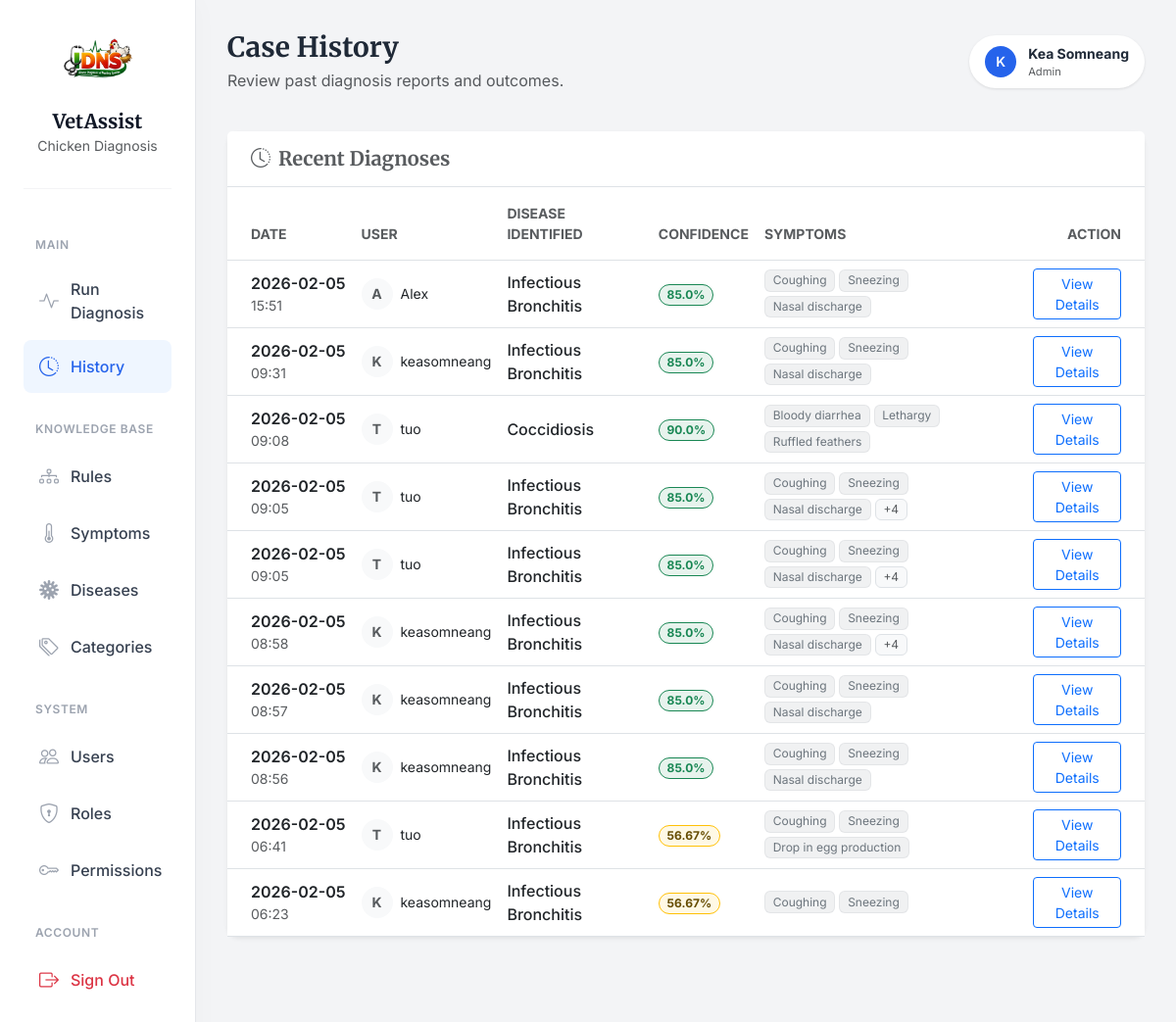
/expert-system/cases (signed in), run on the app's committed database.
### app/models/user.py (models this page shows, shortened)
class UserTable(UserMixin, db.Model):
    __tablename__ = "tbl_users"
    id = db.Column(db.Integer, db.Sequence('seq_users_id'), primary_key=True)
    username = db.Column(db.String(80), unique=True, nullable=False)
    email = db.Column(db.String(120), unique=True, nullable=False)
    full_name = db.Column(db.String(120), nullable=False)
    is_active = db.Column(db.Boolean, default=True, nullable=False)
    password_hash = db.Column(db.String(255), nullable=False)
    created_at = db.Column(db.DateTime, default=datetime.utcnow, nullable=False)
    updated_at = db.Column(db.DateTime, default=datetime.utcnow, onupdate=datetime.utcnow, nullable=False)
    roles = db.relationship("RoleTable", secondary=tbl_user_roles, back_populates="users")
    def has_role(self, role_name: str) -> bool:
        return any(role.name == role_name for role in self.roles)
    def get_permission_codes(self) -> set[str]:
        return {perm.code for role in self.roles for perm in role.permissions}
    def has_permission(self, permission_code: str) -> bool:
        return permission_code in self.get_permission_codes()

### app/models/role.py (models this page shows, shortened)
class RoleTable(db.Model):
    __tablename__= "tbl_roles"
    id = db.Column(db.Integer, db.Sequence('seq_roles_id'), primary_key=True)
    name = db.Column(db.String(80), unique=True, nullable=False)
    description = db.Column(db.String(255))
    created_at = db.Column(db.DateTime, default=datetime.utcnow, nullable=False)
    updated_at = db.Column(db.DateTime, default=datetime.utcnow, onupdate=datetime.utcnow, nullable=False)
    users = db.relationship("UserTable", secondary=tbl_user_roles,back_populates="roles" )
    permissions = db.relationship("PermissionTable", secondary=tbl_role_permissions, back_populates="roles")

### app/models/expert_system.py (models this page shows, shortened)
class Case(db.Model):
    __tablename__ = "tbl_cases"
    id = db.Column(db.Integer, db.Sequence('seq_cases_id'), primary_key=True)
    user_id = db.Column(db.Integer, db.ForeignKey("tbl_users.id"))
    disease_id = db.Column(db.Integer, db.ForeignKey("tbl_diseases.id"))
    confidence = db.Column(db.Float)
    created_at = db.Column(db.DateTime, default=datetime.utcnow, nullable=False)
    symptoms = db.relationship(
        "Symptom",
        secondary=tbl_cases_symptoms,
        back_populates="cases",
    )
    disease = db.relationship("Disease", back_populates="cases")
    user = db.relationship("UserTable")

class Disease(db.Model):
    __tablename__ = "tbl_diseases"
    id = db.Column(db.Integer, db.Sequence('seq_diseases_id'), primary_key=True)
    name = db.Column(db.String(120), unique=True, nullable=False)
    description = db.Column(db.String(255), nullable=False)
    treatment = db.Column(db.String(255), nullable=False)
    category_id = db.Column(db.Integer, db.ForeignKey("tbl_categories.id"))
    created_at = db.Column(db.DateTime, default=datetime.utcnow, nullable=False)
    category = db.relationship("Category", back_populates="diseases")
    rules = db.relationship("Rule", back_populates="disease", cascade="all, delete-orphan")
    cases = db.relationship("Case", back_populates="disease")

class Symptom(db.Model):
    __tablename__ = "tbl_symptoms"
    id = db.Column(db.Integer, db.Sequence('seq_symptoms_id'), primary_key=True)
    name = db.Column(db.String(120), unique=True, nullable=False)
    description = db.Column(db.String(255))
    created_at = db.Column(db.DateTime, default=datetime.utcnow, nullable=False)
    cases = db.relationship(
        "Case",
        secondary=tbl_cases_symptoms,
        back_populates="symptoms",
    )
    rules = db.relationship(
        "Rule",
        secondary=tbl_rules_symptoms,
        back_populates="symptoms",
    )

### app/routes/expert_system.py (the view)
@expert_system_bp.route("/cases")
@login_required
@require_permission("view_cases")
def cases_index():
    if current_user.has_role("Admin") or current_user.has_role("Doctor"):
        cases = CaseService.get_all()
    else:
        cases = CaseService.get_by_user(current_user.id)
    return render_template("expert_system/cases/index.html", cases=cases)

### app/templates/expert_system/cases/index.html (shortened to what this page needs)
{% extends "layouts/base.html" %}
{% block page_title %}Case History{% endblock %}
{% block page_subtitle %}Review past diagnosis reports and outcomes.{% endblock %}
{% block content %}
<div class="card border-0 shadow-sm">
    <div class="card-header bg-white py-3 border-bottom">
        <div class="d-flex justify-content-between align-items-center">
            <h5 class="mb-0 fw-bold text-muted">
                <i class="bi bi-clock-history me-2"></i>Recent Diagnoses
            </h5>
        </div>
    </div>
    <div class="table-responsive">
        <table class="table table-hover align-middle mb-0">
            <thead class="bg-light">
                <tr>
                    <th class="ps-4 py-3 text-uppercase small fw-bold text-muted">Date</th>
                    {% if current_user.has_role('Admin') or current_user.has_role('Doctor') %}
                    <th class="py-3 text-uppercase small fw-bold text-muted">User</th>
                    {% endif %}
                    <th class="py-3 text-uppercase small fw-bold text-muted">Disease Identified</th>
                    <th class="py-3 text-uppercase small fw-bold text-muted">Confidence</th>
                    <th class="py-3 text-uppercase small fw-bold text-muted">Symptoms</th>
                    <th class="pe-4 py-3 text-end text-uppercase small fw-bold text-muted">Action</th>
                </tr>
            </thead>
            <tbody>
                {% for case in cases %}
                <tr>
                    <td class="ps-4 text-nowrap">
                        <div class="fw-semibold">{{ case.created_at.strftime('%Y-%m-%d') }}</div>
                        <div class="small text-muted">{{ case.created_at.strftime('%H:%M') }}</div>
                    </td>
                    {% if current_user.has_role('Admin') or current_user.has_role('Doctor') %}
                    <td>
                        <div class="d-flex align-items-center">
                            <div class="bg-light rounded-circle d-flex align-items-center justify-content-center me-2" style="width: 32px; height: 32px;">
                                <span class="small fw-bold text-muted">{{ case.user.username[0]|upper if case.user else '?' }}</span>
                            </div>
                            <span class="small">{{ case.user.username if case.user else 'Unknown' }}</span>
                        </div>
                    </td>
                    {% endif %}
                    <td>
                        {% if case.disease %}
                            <span class="fw-medium text-dark">{{ case.disease.name }}</span>
                        {% else %}
                            <span class="text-muted fst-italic">Unknown</span>
                        {% endif %}
                    </td>
                    <td>
                        {% if case.confidence is not none %}
                            <span class="badge rounded-pill {% if case.confidence > 80 %}bg-success{% elif case.confidence > 50 %}bg-warning text-dark{% else %}bg-danger{% endif %} bg-opacity-10 border {% if case.confidence > 80 %}border-success text-success{% elif case.confidence > 50 %}border-warning text-warning-emphasis{% else %}border-danger text-danger{% endif %}">
                                {{ case.confidence }}%
                            </span>
                        {% else %}
                            <span class="text-muted">-</span>
                        {% endif %}
                    </td>
                    <td>
                        <div class="d-flex flex-wrap gap-1" style="max-width: 300px;">
                            {% for s in case.symptoms[:3] %}
                            <span class="badge bg-secondary bg-opacity-10 text-secondary border border-secondary border-opacity-10 fw-normal">{{ s.name }}</span>
                            {% endfor %}
                            {% if case.symptoms|length > 3 %}
                            <span class="badge bg-light text-muted border fw-normal">+{{ case.symptoms|length - 3 }}</span>
                            {% endif %}
                        </div>
                    </td>
                    <td class="pe-4 text-end">
                        <a href="{{ url_for('expert_system.cases_detail', case_id=case.id) }}" class="btn btn-sm btn-outline-primary">
                            View Details
                        </a>
                    </td>
                </tr>
                {% endfor %}
            </tbody>
        </table>
    </div>
</div>
{% endblock %}

### app/templates/layouts/base.html (shortened to what this page needs)
<!DOCTYPE html>
<html lang="en">
<head>
    <link href="https://cdn.jsdelivr.net/npm/bootstrap@5.3.0/dist/css/bootstrap.min.css" rel="stylesheet">
    <link rel="stylesheet" href="https://cdn.jsdelivr.net/npm/bootstrap-icons@1.11.3/font/bootstrap-icons.min.css">
</head>
<body>
    <div class="container-fluid">
        <div class="row">
            {% block sidebar %}
            <nav class="col-md-3 col-lg-2 d-md-block sidebar collapse" id="sidebarMenu">
                <div class="brand-section">
                    <img src="{{ url_for('static', filename='images/logo1.png') }}" alt="VetAssist Logo" class="brand-logo">
                    <h5 class="brand-font fw-bold mb-0">VetAssist</h5>
                    <small class="text-muted">Chicken Diagnosis</small>
                </div>
                <div class="position-sticky pt-2">
                    {% if current_user.is_authenticated %}
                        <div class="nav-section-label">Main</div>
                        <ul class="nav flex-column">
                            <li class="nav-item">
                                <a class="nav-link {% if 'expert_system.diagnose' in request.endpoint %}active{% endif %}" href="{{ url_for('expert_system.diagnose') }}">
                                    <i class="bi bi-activity"></i>
                                    Run Diagnosis
                                </a>
                            </li>
                            <li class="nav-item">
                                <a class="nav-link {% if 'expert_system.cases' in request.endpoint %}active{% endif %}" href="{{ url_for('expert_system.cases_index') }}">
                                    <i class="bi bi-clock-history"></i> History
                                </a>
                            </li>
                        </ul>
                        {% if current_user.has_role('Admin') or current_user.has_role('Doctor') %}
                        <div class="nav-section-label">Knowledge Base</div>
                        <ul class="nav flex-column">
                            <li class="nav-item">
                                <a class="nav-link {% if 'expert_system.rules' in request.endpoint %}active{% endif %}" href="{{ url_for('expert_system.rules_index') }}">
                                    <i class="bi bi-diagram-3"></i> Rules
                                </a>
                            </li>
                            <li class="nav-item">
                                <a class="nav-link {% if 'expert_system.symptoms' in request.endpoint %}active{% endif %}" href="{{ url_for('expert_system.symptoms_index') }}">
                                    <i class="bi bi-thermometer-half"></i> Symptoms
                                </a>
                            </li>
                            <li class="nav-item">
                                <a class="nav-link {% if 'expert_system.diseases' in request.endpoint %}active{% endif %}" href="{{ url_for('expert_system.diseases_index') }}">
                                    <i class="bi bi-virus"></i> Diseases
                                </a>
                            </li>
                            <li class="nav-item">
                                <a class="nav-link {% if 'expert_system.categories' in request.endpoint %}active{% endif %}" href="{{ url_for('expert_system.categories_index') }}">
                                    <i class="bi bi-tags"></i> Categories
                                </a>
                            </li>
                        </ul>
                        {% endif %}
                        {% if current_user.has_role('Admin') %}
                        <div class="nav-section-label">System</div>
                        <ul class="nav flex-column">
                            <li class="nav-item">
                                <a class="nav-link {% if 'tbl_users' in request.endpoint %}active{% endif %}" href="{{ url_for('tbl_users.index') }}">
                                    <i class="bi bi-people"></i> Users
                                </a>
                            </li>
                            <li class="nav-item">
                                <a class="nav-link {% if 'tbl_roles' in request.endpoint %}active{% endif %}" href="{{ url_for('tbl_roles.index') }}">
                                    <i class="bi bi-shield-lock"></i> Roles
                                </a>
                            </li>
                            <li class="nav-item">
                                <a class="nav-link {% if 'tbl_permissions' in request.endpoint %}active{% endif %}" href="{{ url_for('tbl_permissions.index') }}">
                                    <i class="bi bi-key"></i> Permissions
                                </a>
                            </li>
                        </ul>
                        {% endif %}
                        <div class="nav-section-label">Account</div>
                        <ul class="nav flex-column mb-4">
                            <li class="nav-item">
                                <a class="nav-link text-danger" href="{{ url_for('auth.logout') }}">
                                    <i class="bi bi-box-arrow-right text-danger"></i> Sign Out
                                </a>
                            </li>
                        </ul>
                    {% endif %}
                </div>
            </nav>
            {% endblock %}
            <main class="{% block main_class %}col-md-9 ms-sm-auto col-lg-10{% endblock %} content-wrapper">
                <div class="page-header">
                    <div>
                        <h2 class="h3 fw-bold mb-1">{% block page_title %}{% endblock %}</h2>
                        <p class="text-muted mb-0">{% block page_subtitle %}{% endblock %}</p>
                    </div>
                    {% if current_user.is_authenticated %}
                    <div class="user-profile">
                        <div class="user-avatar">
                            {{ current_user.username[0] | upper }}
                        </div>
                        <div class="d-none d-sm-block">
                            <div class="fw-bold small">{{ current_user.full_name }}</div>
                            <div class="text-muted" style="font-size: 0.7rem;">{{ current_user.roles[0].name if current_user.roles else 'User' }}</div>
                        </div>
                    </div>
                    {% endif %}
                </div>
                {% block content %}{% endblock %}
            </main>
        </div>
    </div>
</body>
</html>

### data on the page
UserTable: username "K", full_name "Kea Somneang"
RoleTable: name "Admin"
Case: created_at "2026-02-05", created_at "15:51", user "A", user "Alex", disease.name "Infectious Bronchitis", confidence "85.0"
Symptom: name "Coughing"
Symptom: name "Sneezing"
Symptom: name "Nasal discharge"
Case: created_at "2026-02-05", created_at "09:31", user "K", user "keasomneang", disease.name "Infectious Bronchitis", confidence "85.0"
Case: created_at "2026-02-05", created_at "09:08", user "T", user "tuo", disease.name "Coccidiosis", confidence "90.0"
Symptom: name "Bloody diarrhea"
Symptom: name "Lethargy"
Symptom: name "Ruffled feathers"
Case: created_at "2026-02-05", created_at "09:05", user "T", user "tuo", disease.name "Infectious Bronchitis", confidence "85.0", symptoms|length "4"
Case: created_at "2026-02-05", created_at "09:05", user "T", user "tuo", disease.name "Infectious Bronchitis", confidence "85.0", symptoms|length "4"
Case: created_at "2026-02-05", created_at "08:58", user "K", user "keasomneang", disease.name "Infectious Bronchitis", confidence "85.0", symptoms|length "4"
Case: created_at "2026-02-05", created_at "08:57", user "K", user "keasomneang", disease.name "Infectious Bronchitis", confidence "85.0"
Case: created_at "2026-02-05", created_at "08:56", user "K", user "keasomneang", disease.name "Infectious Bronchitis", confidence "85.0"
Case: created_at "2026-02-05", created_at "06:41", user "T", user "tuo", disease.name "Infectious Bronchitis", confidence "56.67"
Symptom: name "Drop in egg production"
Case: created_at "2026-02-05", created_at "06:23", user "K", user "keasomneang", disease.name "Infectious Bronchitis", confidence "56.67"
